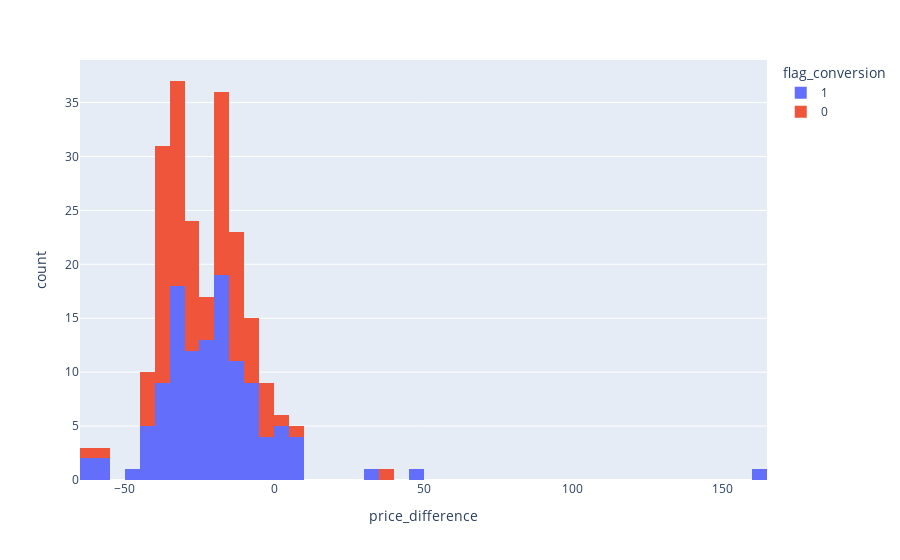

The cell this chart's notebook holds for it:
### Code cell
# fig = px.histogram(scatter_data[scatter_data['flag_conversion']==1], x='price_difference', color='flag_conversion')
# fig.show()
# fig = px.histogram(scatter_data[scatter_data['flag_conversion']==0], x='price_difference', color='flag_conversion')
# fig.show()
fig = px.histogram(scatter_data, x='price_difference', color='flag_conversion')
fig.show()

### Figure 1 — Plotly figure (JSON) as saved in the notebook; plotly's stock layout.template omitted (floating-point values rounded to 4 significant figures)
{"data": [{"alignmentgroup": "True", "bingroup": "x", "hovertemplate": "flag_conversion=1<br>price_difference=%{x}<br>count=%{y}<extra></extra>", "legendgroup": "1", "marker": {"color": "#636efa", "pattern": {"shape": ""}}, "name": "1", "offsetgroup": "1", "orientation": "v", "showlegend": true, "type": "histogram", "x": [5.031, -21.74, -22.88, -18.92, -15.82, -15.82, -15.82, -15.82, -15.82, -15.26, -25.09, -46.71, -19.08, -28.67, -28.67, -38.08, -28.67, -28.67, -28.67, -38.83, -27.86, 1.784, -25.25, 32.8, -22.97, -13.96, 3.963, 6.738, -13.55, -5.692, -19.01, -21.1, -18.48, -32.2, -32.2, -1.856, -41.52, -27.54, -31.66, -36.74, -16.63, -34.64, -22.81, -6.269, 48.5, -22.4, -9.326, -33.87, -24.97, -10.55, -10.55, -1.74, -13.74, -2.196, -33.24, -13.99, -17.38, -30.0, -55.89, -7.842, 4.079, -23.91, -33.74, -32.71, -33.72, -22.97, -12.44, -6.981, -33.65, -39.32, -13.54, 6.986, -37.7, 162.8, -34.85, -38.51, -16.9, -60.4, -30.46, -12.3, -24.52, -17.79, -33.17, -15.99, -27.11, -15.25, 3.295, -37.9, -42.88, -19.66, -25.37, -41.02, 2.911, -30.25, -21.08, -21.08, -41.18, -31.66, -12.32, -33.99, -27.45, -34.32, 6.962, -17.73, -9.388, -41.29, -58.02, -11.4, -15.52, -9.299, -23.9, -9.59, -1.512, -37.29, -5.718, -62.62, -35.42], "xaxis": "x", "yaxis": "y"}, {"alignmentgroup": "True", "bingroup": "x", "hovertemplate": "flag_conversion=0<br>price_difference=%{x}<br>count=%{y}<extra></extra>", "legendgroup": "0", "marker": {"color": "#EF553B", "pattern": {"shape": ""}}, "name": "0", "offsetgroup": "0", "orientation": "v", "showlegend": true, "type": "histogram", "x": [-21.74, -7.591, -18.39, -18.39, -11.5, -37.09, -12.82, -33.92, -35.34, -18.92, -35.34, -19.28, -14.68, -19.08, -37.59, -17.19, -32.92, -11.89, -35.34, -4.535, -35.11, -35.11, -35.34, -35.34, -40.08, -25.64, -38.83, -38.83, -38.83, -16.2, -61.41, -40.08, -40.08, -34.71, -40.27, -6.653, -40.27, -0.634, -38.83, -38.83, -15.77, -25.29, -26.77, -16.88, -32.4, -16.88, -31.74, -34.64, -30.17, -27.25, -29.9, -29.9, -32.4, -2.444, -12.83, -20.38, -28.52, -36.08, -55.89, -33.74, -33.01, -34.04, -34.04, -32.4, -27.0, -18.36, -27.0, -27.0, -18.79, -1.818, -35.7, 36.27, -16.73, -14.49, -17.72, -18.45, -30.79, -28.42, -3.113, -31.93, -7.125, -20.82, -38.15, -24.14, -12.28, -33.7, -7.97, -12.32, -11.32, -35.12, -35.12, -14.75, -15.77, -15.77, -7.611, -11.32, -34.62, -31.02, -33.77, 7.918, -14.19, -37.95, -37.95, -37.95, -28.2, 0.6672, -6.43], "xaxis": "x", "yaxis": "y"}], "layout": {"autosize": true, "barmode": "relative", "legend": {"title": {"text": "flag_conversion"}, "tracegroupgap": 0}, "margin": {"t": 60}, "xaxis": {"anchor": "y", "autorange": true, "domain": [0, 1], "range": [-65, 165], "title": {"text": "price_difference"}, "type": "linear"}, "yaxis": {"anchor": "x", "autorange": true, "domain": [0, 1], "range": [0, 38.95], "title": {"text": "count"}}}}
